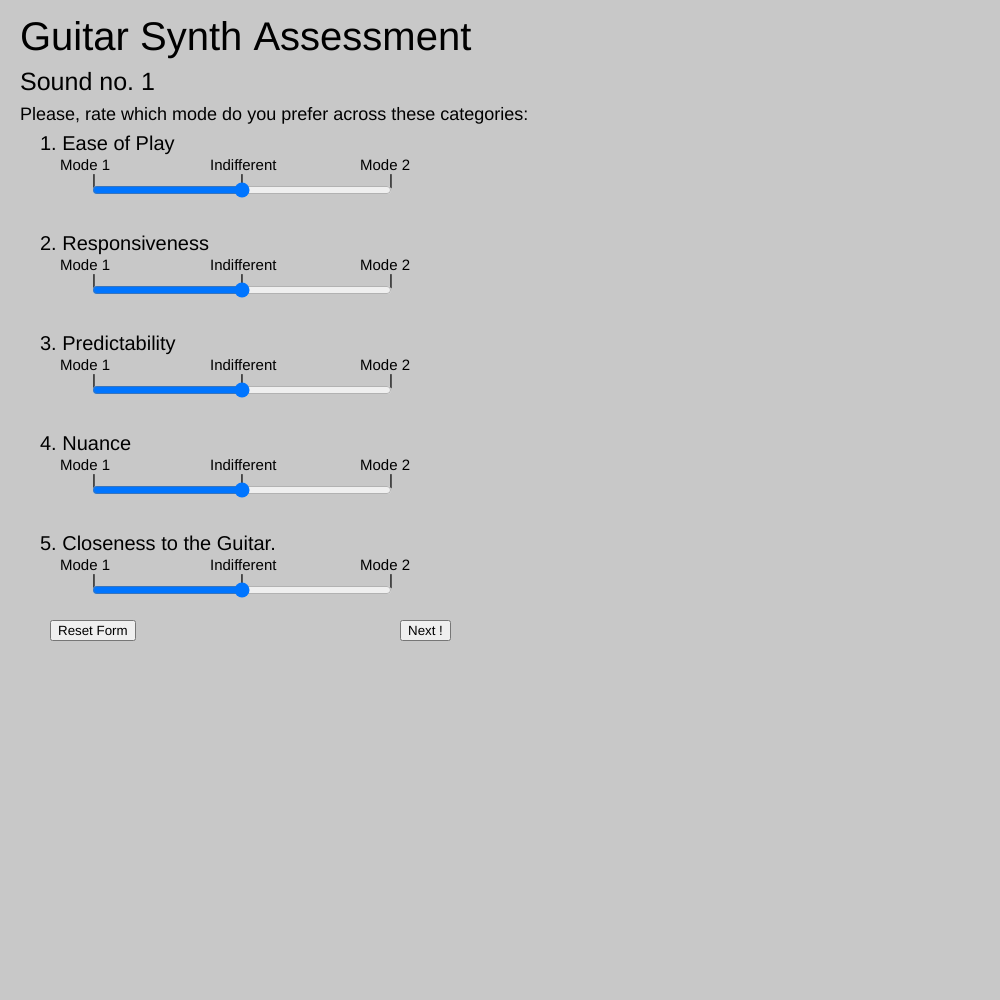
Frame 1 (no input)
Frame 60 (no input): identical to frame 1, image omitted
Frame 120 (the mouse pressed at the canvas centre since frame 60): identical to frame 1, image omitted

The p5.js sketch that drew this single still picture (run headless with seeded random() and noise() and a simulated clock; from frame 60 on, the mouse is pressed at the canvas centre):

// p5.js sketch
// ── sketch.js
let NUMBER_OF_SOUNDS = 5 //How many sounds are we going to test
let NUMBER_OF_QUESTIONS = 5; //How many questions per sound
let SOUND_NUMBER = 0; //Current sound number
let IS_FINISHED = 0; //Flag that marks when we are done with the test

results_array = new Array(NUMBER_OF_SOUNDS);
slider_array = new Array(NUMBER_OF_SOUNDS);
let SLIDER_SPACING = 100;
let SLIDER_OFFSET = 20;

let c_button;
let r_button;


const q_entries = ["1. Ease of Play","2. Responsiveness","3. Predictability","4. Nuance","5. Closeness"];
const q_entries_long = ["1. Ease of Play",
"2. Responsiveness",
"3. Predictability",
"4. Nuance",
"5. Closeness to the Guitar."];


function save_csv()
{
  let csvContent = "";
  //Write column names
  csvContent += String('Entry') + ",";
  for(var j = 0; j < NUMBER_OF_SOUNDS-1; j++)
      {
      csvContent += String('Sound ' + (j+1)) + ",";
      }
  // (last entry goes without a comma)
  csvContent += String('Sound '+ (NUMBER_OF_SOUNDS-1+1)) + "\n";

  //csvContent += \n';
  //Write values (last entry goes without a comma)
  for(var i = 0; i < NUMBER_OF_SOUNDS;i++)
      {
      let csvRow = q_entries[i] + ',';
      for(var j = 0; j < NUMBER_OF_QUESTIONS-1; j++)
          {
          csvRow += (results_array[j])[i] + ",";
          }
      csvContent += csvRow + (results_array[j])[NUMBER_OF_QUESTIONS-1] + "\n";
      }
  //console.log(csvContent);

  // Create file and download it.
  const blob = new Blob([csvContent], { type: 'text/csv' });

  // Creating an object for downloading url
  const url = window.URL.createObjectURL(blob);

  // Creating an anchor(a) tag of HTML
  const a = document.createElement('a');

  // Passing the blob downloading url
  a.setAttribute('href', url);

  // Setting the anchor tag attribute for downloading
  // and passing the download file name
  a.setAttribute('download', 'download.csv');

  // Performing a download with click
  a.click();
}


function showResults(posX,posY)
{
  for (var i=0; i<NUMBER_OF_SOUNDS; i++) 
  {
    text('Sound ' + (i+1),posX,posY+70*i)
    for (var j=0; j<NUMBER_OF_QUESTIONS; j++)
      text(String((results_array[i])[j]),posX+150+50*j,posY+70*i)
}
}
function resetSliders()
{
  for (var i=0; i<5; i++) 
    slider_array[i].remove();
  for (var i=0; i<5; i++) 
    slider_array[i] = createSliderSet(-100,100,0,1,50+SLIDER_OFFSET*2,180+SLIDER_SPACING*i);
}

function continueForm()
{
  //Store results
  results_array[SOUND_NUMBER] = new Array(NUMBER_OF_QUESTIONS);
  for (var i=0; i<NUMBER_OF_QUESTIONS; i++) 
    results_array[SOUND_NUMBER][i] = slider_array[i].value();
  
  SOUND_NUMBER = SOUND_NUMBER + 1;
  resetSliders();
  if(SOUND_NUMBER === NUMBER_OF_SOUNDS)
    {
      IS_FINISHED = 1;
      c_button.remove();
      r_button.remove();
      for (var i=0; i<NUMBER_OF_QUESTIONS; i++) 
        slider_array[i].remove();
      r_button = createButton('Download Results');
      r_button.position(50, 120);
      r_button.mousePressed(save_csv);
    }
}

function setupEntry(posX,posY,message)
{
  textSize(20);
  posX = posX+SLIDER_OFFSET;
  text(message ,posX,posY);
  textSize(15);
  posX = posX+SLIDER_OFFSET;
  text('Mode 1' ,posX,posY+20); text('|' ,posX+32,posY+35);
  text('Indifferent' ,posX+150,posY+20); text('|' ,posX+180,posY+35);
  text('Mode 2' ,posX+300,posY+20); text('|' ,posX+329,posY+35);

}
function setupText(posX,posY,soundnumber)
{
  textSize(40);
  text('Guitar Synth Assessment',posX,posY);
  textSize(25);
  text('Sound no. ' + soundnumber ,posX,posY+40);
  textSize(18);
  text('Please, rate which mode do you prefer across these categories:' ,posX,posY+70);
  for(var i=0;i<NUMBER_OF_QUESTIONS;i++)
  {
    setupEntry(posX,posY+100+SLIDER_SPACING*i,q_entries_long[i]);
  }
}

function createSliderSet(minval,maxval,setval,step,posX,posY){
  slider = createSlider(minval, maxval, setval);
  slider.position(posX, posY);
  slider.style('width', '300px');
  return slider
}

function setup() {
  createCanvas(1000, 1000);
  for (var i=0; i<5; i++) 
    slider_array[i] = createSliderSet(-100,100,0,1,50+SLIDER_OFFSET*2,180+SLIDER_SPACING*i);
  r_button = createButton('Reset Form');
  r_button.position(50, 620);
  r_button.mousePressed(resetSliders);
  c_button = createButton('Next !');
  c_button.position(400, 620);
  c_button.mousePressed(continueForm);
}

function draw() {
  background(200,200,200);
  if(IS_FINISHED == 0)
  {
  setupText(20,50,SOUND_NUMBER+1);
  let val = slider.value();
  }
  else
  {
    textSize(50);
    text('Questionnaire Done!',50,100);
    textSize(20);
    showResults(100,200);
  }
}
